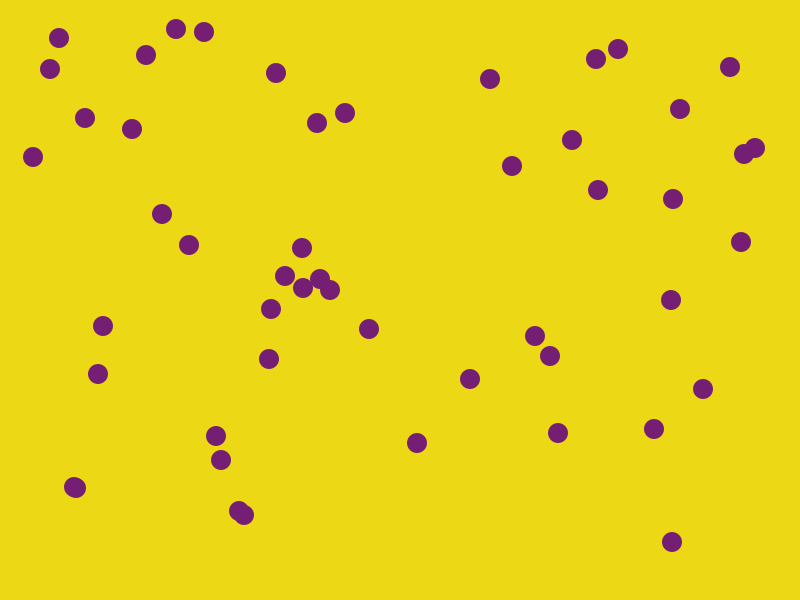
Frame 1 (no input)
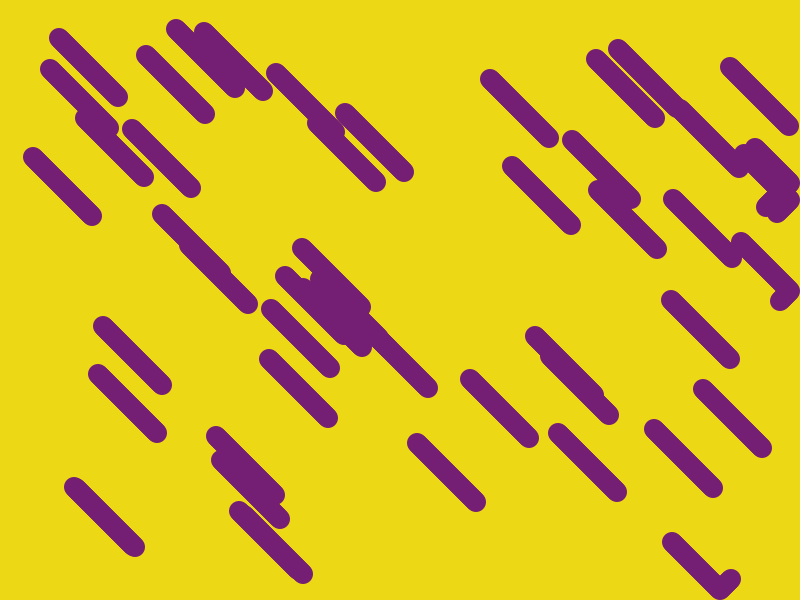
Frame 60 (the mouse pressed at the canvas centre just before this capture)
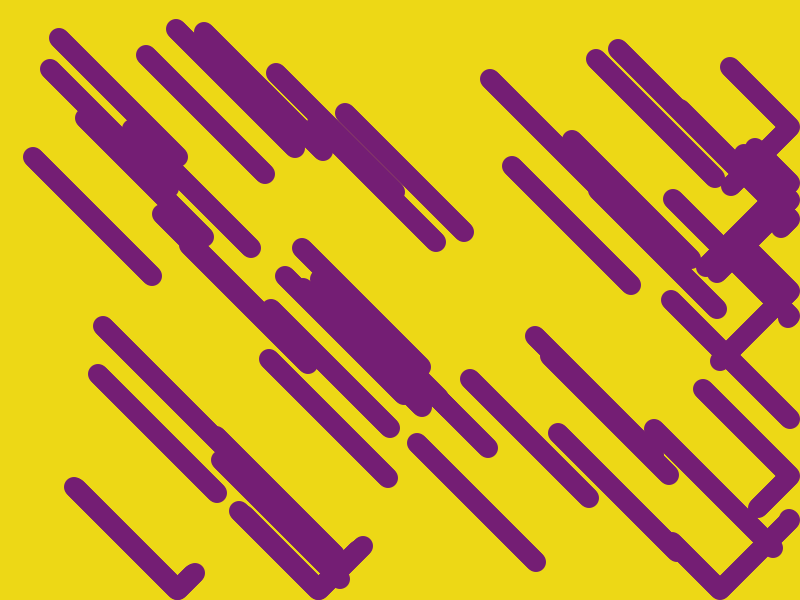
Frame 120 (the mouse held since frame 60 and released just before this capture)

The Processing sketch that drew these frames (run headless with seeded random() and noise(); from frame 60 on, the mouse is pressed at the canvas centre):

// Processing sketch: bounce_02
// ── bounce_02.pde
int elements = 50;

int[] x = new int[elements];
int[] y = new int[elements];
int[] velocityX = new int[elements];
int[] velocityY = new int[elements];
int[] shapeHeight = new int[elements];
int[] shapeWidth = new int[elements];
int borderTop;
int borderBottom;
int borderLeft;
int borderRight;

void setup() {
  size(800, 600);

  for (int i = 0; i < elements; i++) {
    velocityX[i] = 1;
    velocityY[i] = 1;
    shapeWidth[i] = 20;
    shapeHeight[i] = 20;
    x[i] = round(random(shapeWidth[i], width - shapeHeight[i]));
    y[i] = round(random(shapeHeight[i], height - shapeHeight[i]));
  }

  borderTop = 0 + shapeHeight[0] / 2;
  borderBottom = height - shapeHeight[0] / 2;
  borderLeft = 0 + shapeWidth[0] / 2;
  borderRight = width - shapeWidth[0] / 2;

  noStroke();
  fill(116, 30, 116);

  background(237, 216, 22);
}

void draw() {
  for (int i = 0; i < elements; i++) {
    if (x[i] >= borderRight || x[i] <= borderLeft) {
      velocityX[i] = velocityX[i] * -1;
    }

    if (y[i] >= borderBottom || y[i] <= borderTop) {
      velocityY[i] = velocityY[i] * -1;
    }

    x[i] = x[i] + velocityX[i];
    y[i] = y[i] + velocityY[i];

    ellipse(x[i], y[i], shapeWidth[i], shapeHeight[i]);
  }
}
